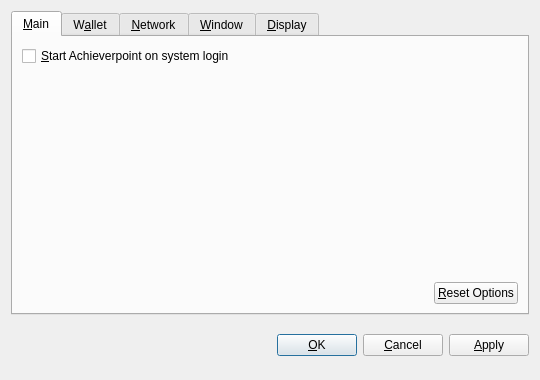
<?xml version="1.0" encoding="UTF-8"?>
<ui version="4.0">
 <class>OptionsDialog</class>
 <widget class="QDialog" name="OptionsDialog">
  <property name="geometry">
   <rect>
    <x>0</x>
    <y>0</y>
    <width>540</width>
    <height>380</height>
   </rect>
  </property>
  <property name="windowTitle">
   <string>Options</string>
  </property>
  <property name="modal">
   <bool>true</bool>
  </property>
  <layout class="QVBoxLayout" name="verticalLayout">
   <item>
    <widget class="QTabWidget" name="tabWidget">
     <property name="tabPosition">
      <enum>QTabWidget::North</enum>
     </property>
     <property name="currentIndex">
      <number>0</number>
     </property>
     <widget class="QWidget" name="tabMain">
      <attribute name="title">
       <string>&amp;Main</string>
      </attribute>
      <layout class="QVBoxLayout" name="verticalLayout_Main">
       <item>
        <widget class="QCheckBox" name="bitcoinAtStartup">
         <property name="toolTip">
          <string>Automatically start Achieverpoint after logging in to the system.</string>
         </property>
         <property name="text">
          <string>&amp;Start Achieverpoint on system login</string>
         </property>
        </widget>
       </item>
       <item>
        <spacer name="verticalSpacer_Main">
         <property name="orientation">
          <enum>Qt::Vertical</enum>
         </property>
         <property name="sizeHint" stdset="0">
          <size>
           <width>20</width>
           <height>40</height>
          </size>
         </property>
        </spacer>
       </item>
       <item>
        <layout class="QHBoxLayout" name="horizontalLayout_2_Main">
         <item>
          <spacer name="horizontalSpacer_2_Main">
           <property name="orientation">
            <enum>Qt::Horizontal</enum>
           </property>
           <property name="sizeHint" stdset="0">
            <size>
             <width>40</width>
             <height>20</height>
            </size>
           </property>
          </spacer>
         </item>
         <item>
          <widget class="QPushButton" name="resetButton">
           <property name="toolTip">
            <string>Reset all client options to default.</string>
           </property>
           <property name="text">
            <string>&amp;Reset Options</string>
           </property>
           <property name="autoDefault">
            <bool>false</bool>
           </property>
          </widget>
         </item>
        </layout>
       </item>
      </layout>
     </widget>
     <widget class="QWidget" name="tabWallet">
      <attribute name="title">
       <string>W&amp;allet</string>
      </attribute>
      <layout class="QVBoxLayout" name="verticalLayout_Network">
       <item>
        <widget class="QLabel" name="transactionFeeInfoLabel">
         <property name="text">
          <string>Optional transaction fee per kB that helps make sure your transactions are processed quickly. Most transactions are 1 kB.</string>
         </property>
         <property name="textFormat">
          <enum>Qt::PlainText</enum>
         </property>
         <property name="wordWrap">
          <bool>true</bool>
         </property>
        </widget>
       </item>
       <item>
        <layout class="QHBoxLayout" name="horizontalLayout_1_Main">
         <item>
          <widget class="QLabel" name="transactionFeeLabel">
           <property name="text">
            <string>Pay transaction &amp;fee</string>
           </property>
           <property name="textFormat">
            <enum>Qt::PlainText</enum>
           </property>
           <property name="buddy">
            <cstring>transactionFee</cstring>
           </property>
          </widget>
         </item>
         <item>
          <widget class="BitcoinAmountField" name="transactionFee"/>
         </item>
         <item>
          <spacer name="horizontalSpacer_1_Main">
           <property name="orientation">
            <enum>Qt::Horizontal</enum>
           </property>
           <property name="sizeHint" stdset="0">
            <size>
             <width>40</width>
             <height>20</height>
            </size>
           </property>
          </spacer>
         </item>
        </layout>
       </item>
       <item>
        <widget class="QLabel" name="label">
         <property name="text">
          <string>If you disable the spending of unconfirmed change, the change from a transaction cannot be used until that transaction has at least one confirmation. This also affects how your balance is computed.</string>
         </property>
         <property name="wordWrap">
          <bool>true</bool>
         </property>
        </widget>
       </item>
       <item>
        <widget class="QCheckBox" name="spendZeroConfChange">
         <property name="text">
          <string>Spend unconfirmed change  (experts only)</string>
         </property>
        </widget>
       </item>
       <item>
        <spacer name="verticalSpacer">
         <property name="orientation">
          <enum>Qt::Vertical</enum>
         </property>
         <property name="sizeHint" stdset="0">
          <size>
           <width>20</width>
           <height>40</height>
          </size>
         </property>
        </spacer>
       </item>
      </layout>
     </widget>
     <widget class="QWidget" name="tabNetwork">
      <attribute name="title">
       <string>&amp;Network</string>
      </attribute>
      <layout class="QVBoxLayout" name="verticalLayout_Network">
       <item>
        <widget class="QCheckBox" name="mapPortUpnp">
         <property name="toolTip">
          <string>Automatically open the Achieverpoint client port on the router. This only works when your router supports UPnP and it is enabled.</string>
         </property>
         <property name="text">
          <string>Map port using &amp;UPnP</string>
         </property>
        </widget>
       </item>
       <item>
        <widget class="QCheckBox" name="connectSocks">
         <property name="toolTip">
          <string>Connect to the Achieverpoint network through a SOCKS proxy (e.g. when connecting through Tor).</string>
         </property>
         <property name="text">
          <string>&amp;Connect through SOCKS proxy:</string>
         </property>
        </widget>
       </item>
       <item>
        <layout class="QHBoxLayout" name="horizontalLayout_Network">
         <item>
          <widget class="QLabel" name="proxyIpLabel">
           <property name="text">
            <string>Proxy &amp;IP:</string>
           </property>
           <property name="textFormat">
            <enum>Qt::PlainText</enum>
           </property>
           <property name="buddy">
            <cstring>proxyIp</cstring>
           </property>
          </widget>
         </item>
         <item>
          <widget class="QValidatedLineEdit" name="proxyIp">
           <property name="maximumSize">
            <size>
             <width>140</width>
             <height>16777215</height>
            </size>
           </property>
           <property name="toolTip">
            <string>IP address of the proxy (e.g. 127.0.0.1)</string>
           </property>
          </widget>
         </item>
         <item>
          <widget class="QLabel" name="proxyPortLabel">
           <property name="text">
            <string>&amp;Port:</string>
           </property>
           <property name="textFormat">
            <enum>Qt::PlainText</enum>
           </property>
           <property name="buddy">
            <cstring>proxyPort</cstring>
           </property>
          </widget>
         </item>
         <item>
          <widget class="QLineEdit" name="proxyPort">
           <property name="maximumSize">
            <size>
             <width>55</width>
             <height>16777215</height>
            </size>
           </property>
           <property name="toolTip">
            <string>Port of the proxy (e.g. 9050)</string>
           </property>
          </widget>
         </item>
         <item>
          <widget class="QLabel" name="socksVersionLabel">
           <property name="text">
            <string>SOCKS &amp;Version:</string>
           </property>
           <property name="textFormat">
            <enum>Qt::PlainText</enum>
           </property>
           <property name="buddy">
            <cstring>socksVersion</cstring>
           </property>
          </widget>
         </item>
         <item>
          <widget class="QValueComboBox" name="socksVersion">
           <property name="toolTip">
            <string>SOCKS version of the proxy (e.g. 5)</string>
           </property>
          </widget>
         </item>
         <item>
          <spacer name="horizontalSpacer_Network">
           <property name="orientation">
            <enum>Qt::Horizontal</enum>
           </property>
           <property name="sizeHint" stdset="0">
            <size>
             <width>40</width>
             <height>20</height>
            </size>
           </property>
          </spacer>
         </item>
        </layout>
       </item>
       <item>
        <spacer name="verticalSpacer_Network">
         <property name="orientation">
          <enum>Qt::Vertical</enum>
         </property>
         <property name="sizeHint" stdset="0">
          <size>
           <width>20</width>
           <height>40</height>
          </size>
         </property>
        </spacer>
       </item>
      </layout>
     </widget>
     <widget class="QWidget" name="tabWindow">
      <attribute name="title">
       <string>&amp;Window</string>
      </attribute>
      <layout class="QVBoxLayout" name="verticalLayout_Window">
       <item>
        <widget class="QCheckBox" name="minimizeToTray">
         <property name="toolTip">
          <string>Show only a tray icon after minimizing the window.</string>
         </property>
         <property name="text">
          <string>&amp;Minimize to the tray instead of the taskbar</string>
         </property>
        </widget>
       </item>
       <item>
        <widget class="QCheckBox" name="minimizeOnClose">
         <property name="toolTip">
          <string>Minimize instead of exit the application when the window is closed. When this option is enabled, the application will be closed only after selecting Quit in the menu.</string>
         </property>
         <property name="text">
          <string>M&amp;inimize on close</string>
         </property>
        </widget>
       </item>
       <item>
        <spacer name="verticalSpacer_Window">
         <property name="orientation">
          <enum>Qt::Vertical</enum>
         </property>
         <property name="sizeHint" stdset="0">
          <size>
           <width>20</width>
           <height>40</height>
          </size>
         </property>
        </spacer>
       </item>
      </layout>
     </widget>
     <widget class="QWidget" name="tabDisplay">
      <attribute name="title">
       <string>&amp;Display</string>
      </attribute>
      <layout class="QVBoxLayout" name="verticalLayout_Display">
       <item>
        <layout class="QHBoxLayout" name="horizontalLayout_1_Display">
         <item>
          <widget class="QLabel" name="langLabel">
           <property name="text">
            <string>User Interface &amp;language:</string>
           </property>
           <property name="textFormat">
            <enum>Qt::PlainText</enum>
           </property>
           <property name="buddy">
            <cstring>lang</cstring>
           </property>
          </widget>
         </item>
         <item>
          <widget class="QValueComboBox" name="lang">
           <property name="toolTip">
            <string>The user interface language can be set here. This setting will take effect after restarting Achieverpoint.</string>
           </property>
          </widget>
         </item>
        </layout>
       </item>
       <item>
        <layout class="QHBoxLayout" name="horizontalLayout_2_Display">
         <item>
          <widget class="QLabel" name="unitLabel">
           <property name="text">
            <string>&amp;Unit to show amounts in:</string>
           </property>
           <property name="textFormat">
            <enum>Qt::PlainText</enum>
           </property>
           <property name="buddy">
            <cstring>unit</cstring>
           </property>
          </widget>
         </item>
         <item>
          <widget class="QValueComboBox" name="unit">
           <property name="toolTip">
            <string>Choose the default subdivision unit to show in the interface and when sending coins.</string>
           </property>
          </widget>
         </item>
        </layout>
       </item>
       <item>
        <widget class="QCheckBox" name="displayAddresses">
         <property name="toolTip">
          <string>Whether to show Achieverpoint addresses in the transaction list or not.</string>
         </property>
         <property name="text">
          <string>&amp;Display addresses in transaction list</string>
         </property>
        </widget>
       </item>
       <item>
        <widget class="QCheckBox" name="coinControlFeatures">
         <property name="toolTip">
          <string>Whether to show coin control features or not.</string>
         </property>
         <property name="text">
          <string>Display coin &amp;control features (experts only!)</string>
         </property>
        </widget>
       </item>
       <item>
        <spacer name="verticalSpacer_Display">
         <property name="orientation">
          <enum>Qt::Vertical</enum>
         </property>
         <property name="sizeHint" stdset="0">
          <size>
           <width>20</width>
           <height>40</height>
          </size>
         </property>
        </spacer>
       </item>
      </layout>
     </widget>
    </widget>
   </item>
   <item>
    <layout class="QHBoxLayout" name="horizontalLayout_Buttons">
     <item>
      <spacer name="horizontalSpacer_1">
       <property name="orientation">
        <enum>Qt::Horizontal</enum>
       </property>
       <property name="sizeHint" stdset="0">
        <size>
         <width>40</width>
         <height>48</height>
        </size>
       </property>
      </spacer>
     </item>
     <item>
      <widget class="QLabel" name="statusLabel">
       <property name="font">
        <font>
         <weight>75</weight>
         <bold>true</bold>
        </font>
       </property>
       <property name="text">
        <string/>
       </property>
       <property name="textFormat">
        <enum>Qt::PlainText</enum>
       </property>
       <property name="wordWrap">
        <bool>true</bool>
       </property>
      </widget>
     </item>
     <item>
      <spacer name="horizontalSpacer_2">
       <property name="orientation">
        <enum>Qt::Horizontal</enum>
       </property>
       <property name="sizeHint" stdset="0">
        <size>
         <width>40</width>
         <height>48</height>
        </size>
       </property>
      </spacer>
     </item>
     <item>
      <widget class="QPushButton" name="okButton">
       <property name="text">
        <string>&amp;OK</string>
       </property>
      </widget>
     </item>
     <item>
      <widget class="QPushButton" name="cancelButton">
       <property name="text">
        <string>&amp;Cancel</string>
       </property>
       <property name="autoDefault">
        <bool>false</bool>
       </property>
      </widget>
     </item>
     <item>
      <widget class="QPushButton" name="applyButton">
       <property name="text">
        <string>&amp;Apply</string>
       </property>
       <property name="autoDefault">
        <bool>false</bool>
       </property>
      </widget>
     </item>
    </layout>
   </item>
  </layout>
 </widget>
 <customwidgets>
  <customwidget>
   <class>BitcoinAmountField</class>
   <extends>QSpinBox</extends>
   <header>bitcoinamountfield.h</header>
  </customwidget>
  <customwidget>
   <class>QValueComboBox</class>
   <extends>QComboBox</extends>
   <header>qvaluecombobox.h</header>
  </customwidget>
  <customwidget>
   <class>QValidatedLineEdit</class>
   <extends>QLineEdit</extends>
   <header>qvalidatedlineedit.h</header>
  </customwidget>
 </customwidgets>
 <resources/>
 <connections/>
</ui>
